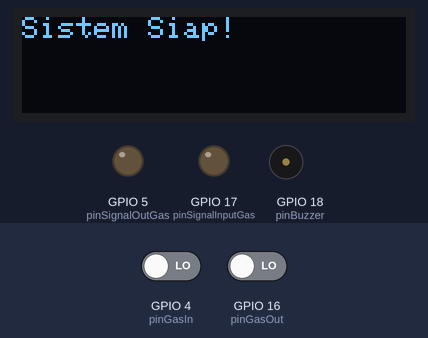
Bench run of a program on a simulated ESP32-S3. On the bench: 128×32 one-colour display, output pins drawn as LEDs (lit = HIGH), buzzer (waves = sounding, pin HIGH). Inputs (shaded band) come from the test bench; at power-on: GPIO 4 (pinGasIn) LOW, GPIO 16 (pinGasOut) LOW.

Above: at 1.2 s.
1.3 s: GPIO 4 (pinGasIn) driven HIGH
At 3.1 s:
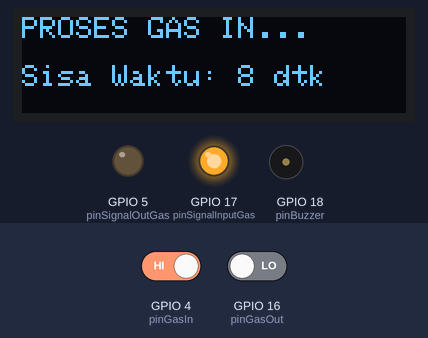
At 11.75 s:
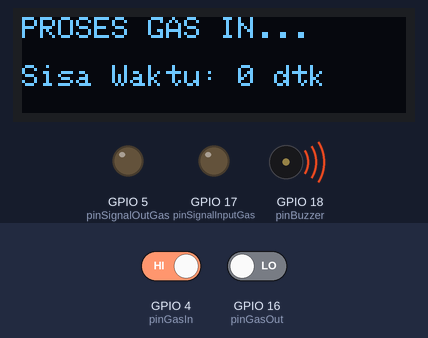
Timing chart, 0 to 13.4 s (numbered marks = the images above; inputs shaded):
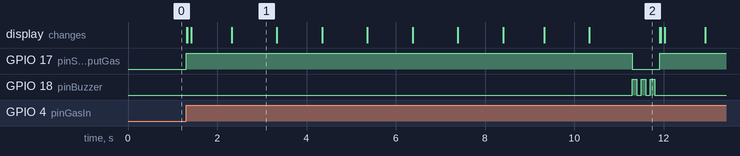

Measured:
- after the input at 1.3 s, GPIO 17 (pinSignalInputGas): LOW → HIGH at once, → LOW 10.0 s later, → HIGH 0.61 s later; GPIO 18 (pinBuzzer): alternates HIGH for 0.10 s and LOW for 0.10 s, 6 changes in all, then stays LOW, starting after 10.0 s; the display: first changes at once (image 1 shows a later state)
- what the display in image 1 shows lasts 1.0 s, from 2.3 s to 3.3 s
- what the display in image 2 shows lasts 1.6 s, from 10.3 s to 11.9 s

The program:

main.cpp
```cpp
#include <Arduino.h>
#include <Adafruit_GFX.h>
#include <Adafruit_SSD1306.h>
#include <Wire.h>

// oled screen config
#define SCREEN_WIDTH 128
#define SCREEN_HEIGHT 32
Adafruit_SSD1306 display(SCREEN_WIDTH, SCREEN_HEIGHT, &Wire, -1);

// PINS
const int pinGasIn = 4;
const int pinGasOut = 16;
const int pinSignalInputGas = 17;
const int pinSignalOutGas = 5;
const int pinBuzzer = 18;

// process timer (dalam milidetik, 10000 = 10 detik)
unsigned long durasiGasIn = 10000;
unsigned long durasiGasOut = 10000;

// state variables
bool gasInProcess = false;
bool gasOutProcess = false;
unsigned long processTime = 0;
unsigned long lastDisplayUpdate = 0; // Untuk mencegah OLED berkedip

void setup() {
  Serial.begin(115200);

  pinMode(pinGasIn, INPUT);
  pinMode(pinGasOut, INPUT);
  pinMode(pinSignalInputGas, OUTPUT);
  pinMode(pinSignalOutGas, OUTPUT);
  pinMode(pinBuzzer, OUTPUT);

  digitalWrite(pinSignalInputGas, LOW);
  digitalWrite(pinSignalOutGas, LOW);
  digitalWrite(pinBuzzer, LOW);

  // display ini
  if (!display.begin(SSD1306_SWITCHCAPVCC, 0x3c)) {
    Serial.println(F("Failed OLED inisialitation"));
    for (;;)
      ;
  }

  display.clearDisplay();
  display.setTextSize(1);
  display.setTextColor(SSD1306_WHITE);
  display.setCursor(0, 0);
  display.println("Sistem Siap!");
  display.display();
}

void loop() {
  unsigned long waktuSekarang = millis();

  // --- 1. CEK JIKA TIDAK ADA PROSES YANG BERJALAN (IDLE) ---
  if (!gasInProcess && !gasOutProcess) {

    // Baca tombol Gas In
    if (digitalRead(pinGasIn) == HIGH) {
      gasInProcess = true;
      processTime = waktuSekarang;
      digitalWrite(pinSignalInputGas, HIGH);

      display.clearDisplay();
      display.setCursor(0, 0);
      display.println("PROSES GAS IN...");
      display.display();
    }
    // Baca tombol Gas Out
    else if (digitalRead(pinGasOut) == HIGH) {
      gasOutProcess = true;
      processTime = waktuSekarang;
      digitalWrite(pinSignalOutGas, HIGH);

      display.clearDisplay();
      display.setCursor(0, 0);
      display.println("PROSES GAS OUT...");
      display.display();
    }
  }

  // --- 2. PROSES GAS IN BERJALAN ---
  if (gasInProcess) {
    unsigned long waktuBerjalan = waktuSekarang - processTime;

    // Jika waktu habis
    if (waktuBerjalan >= durasiGasIn) {
      digitalWrite(pinSignalInputGas, LOW); // Matikan Valve & Pompa
      gasInProcess = false;
      bunyiBuzzerSelesai();

      display.clearDisplay();
      display.setCursor(0, 0);
      display.println("Sistem Siap!");
      display.display();
    } else {
      // Jika waktu belum habis, tampilkan sisa waktu (update tiap 100ms agar OLED tidak flicker)
      if (waktuSekarang - lastDisplayUpdate > 100) {
        lastDisplayUpdate = waktuSekarang;
        int sisaDetik = (durasiGasIn - waktuBerjalan) / 1000;

        display.clearDisplay();
        display.setCursor(0, 0);
        display.println("PROSES GAS IN...");
        display.setCursor(0, 16);
        display.print("Sisa Waktu: ");
        display.print(sisaDetik);
        display.println(" dtk");
        display.display();
      }
    }
  }

  // --- 3. PROSES GAS OUT BERJALAN ---
  if (gasOutProcess) {
    unsigned long waktuBerjalan = waktuSekarang - processTime;

    // Jika waktu habis
    if (waktuBerjalan >= durasiGasOut) {
      digitalWrite(pinSignalOutGas, LOW); // Matikan Valve & Pompa
      gasOutProcess = false;
      bunyiBuzzerSelesai();

      display.clearDisplay();
      display.setCursor(0, 0);
      display.println("Sistem Siap!");
      display.display();
    } else {
      // Jika waktu belum habis, tampilkan sisa waktu
      if (waktuSekarang - lastDisplayUpdate > 100) {
        lastDisplayUpdate = waktuSekarang;
        int sisaDetik = (durasiGasOut - waktuBerjalan) / 1000;

        display.clearDisplay();
        display.setCursor(0, 0);
        display.println("PROSES GAS OUT...");
        display.setCursor(0, 16);
        display.print("Sisa Waktu: ");
        display.print(sisaDetik);
        display.println(" dtk");
        display.display();
      }
    }
  }
}

// Fungsi untuk membunyikan buzzer 3 kali
void bunyiBuzzerSelesai() {
  for(int i = 0; i < 3; i++) {
    digitalWrite(pinBuzzer, HIGH);
    delay(100);
    digitalWrite(pinBuzzer, LOW);
    delay(100);
  }
}
```
